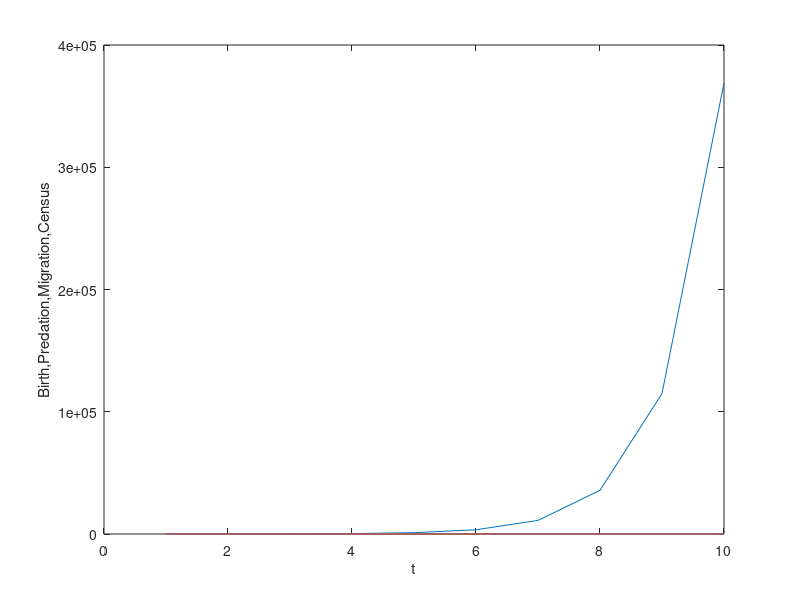

Here is the MATLAB script that generated this plot:
clear;
figure(1); clf
 
b=0.5; d=0.2; m=3 ; g = 2;
 g=0.01; b=0.02; d=0.03; m= 0.05;


func1 = @(n,c) n+b./c*n;   % Birth
func2 = @(n,c) n-d*c*n;    % Predation
func3 = @(n) n + m;   % Migration
func4 = @(c,n) g * (1-1/n);   % Census
 
n1=10; n2=10; n3=10; c4=10; pn=[];
for i=1:10
   
    n1=func1(n1,c4);
    n2=func2(n2,c4);
    n3=func3(n3);
    c4=func4(c4,n3);
    
    pn=[pn; n1 n2 n3 c4];
end
 
plot(pn);
 
xlabel('t');
ylabel('Birth,Predation,Migration,Census');
 